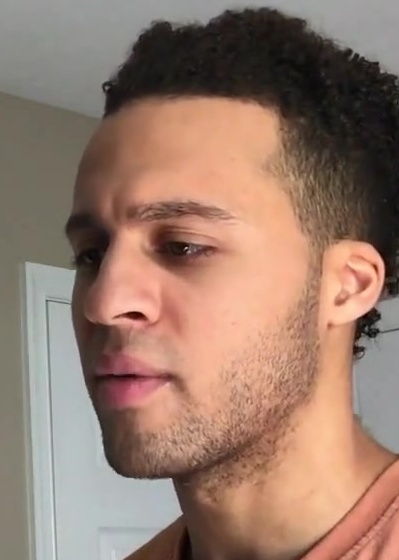
#> input picture noise_real/09_r_axqjoetave 06_0.jpg, 399 x 560 px; its folder holds only this picture in this run
$ python noise_face.py   (older library calls are emulated)
#> lines starting #> are read from the running program, lines starting #| are printed output that depends on the picture
import cv2
import numpy as np
import sys, os

#학습할 이미지 변수가 train입니다.
#work변수가 필터를 통과한 후 이미지입니다.

# 폴더 내 이미지 불러오기
folder_path = "noise_real/"
folder_list = os.listdir(folder_path)
output_dir="noise_real_output/"

for item in folder_list:  # 폴더의 파일이름 얻기

    train = cv2.imread(folder_path+item)
#> train is the input picture: shape (560, 399, 3); mean B, G, R 107.8, 122.4, 151
    print(folder_path+item)
    tmp = train.copy()
    # 필터 적용 부분 ===================================
    tmp = cv2.cvtColor(tmp, cv2.COLOR_RGB2GRAY)
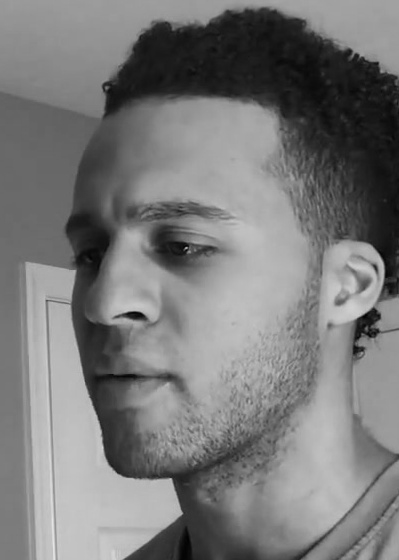
#> tmp: shape (560, 399); min 2, max 230, mean 121.3
    result = cv2.equalizeHist(tmp)
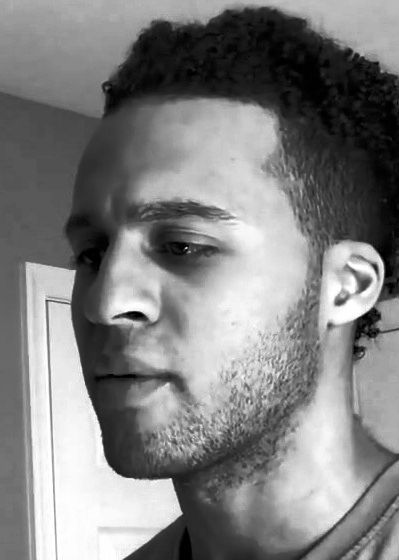
#> result: shape (560, 399); min 0, max 255, mean 128.4
    result = cv2.cvtColor(result, cv2.COLOR_GRAY2RGB)
#> result: shape (560, 399, 3)

    tmp2 = result.copy()
    tmp2 = cv2.cvtColor(tmp2, cv2.COLOR_RGB2GRAY)
    Kernel = np.array([[0, -5, 0], [-5, 21, -5], [0, -5, 0]])
    grad = cv2.filter2D(tmp2, cv2.CV_8U, Kernel)
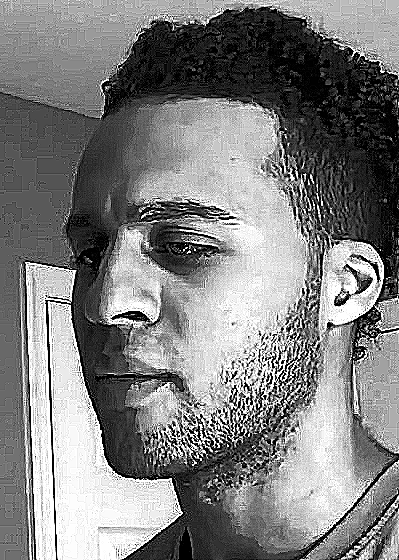
#> grad: shape (560, 399); min 0, max 255, mean 127.6
    work = grad.copy()

    #필터 적용 완료 =================================

    #필터 통과한 이미지 변수에 넣기
    #work = tmp.copy()
    output_path = output_dir+item

    # output 경로가 없으면 폴더를 생성합니다.
    if not os.path.exists(output_dir):
        os.mkdir(output_dir)

    cv2.imwrite(output_path, work)

    #이미지 출력
    # cv2.imshow("aaa", work)
    # cv2.waitKey()

$ run again, on noise_real/09_r_axqjoetave 10_0.jpg
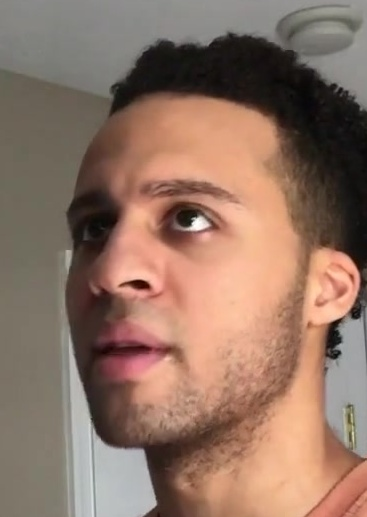
#> input picture noise_real/09_r_axqjoetave 10_0.jpg, 367 x 517 px
#> train is the input picture: shape (517, 367, 3); mean B, G, R 100.7, 115.8, 144.4
#> `tmp = cv2.cvtColor(tmp, cv2.COLOR_RGB2GRAY)`:
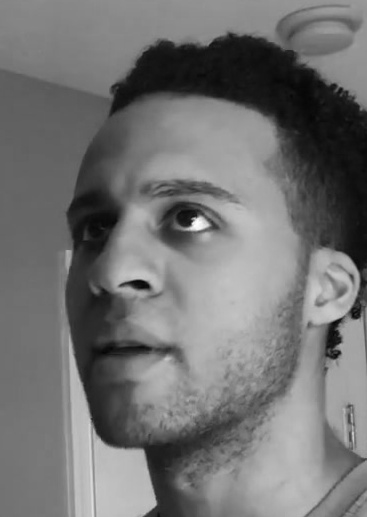
#> tmp: shape (517, 367); min 4, max 254, mean 114.6
#> `grad = cv2.filter2D(tmp2, cv2.CV_8U, Kernel)`:
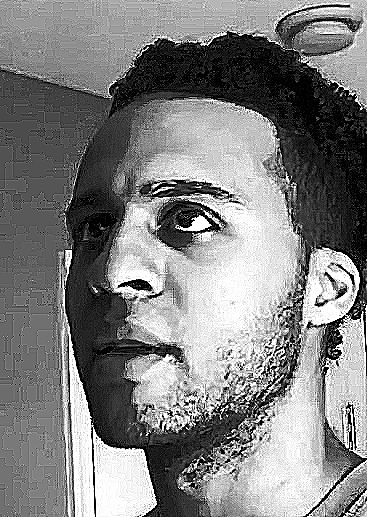
#> grad: shape (517, 367); min 0, max 255, mean 128.4

$ run again, on noise_real/09_r_axqjoetave 11_0.jpg
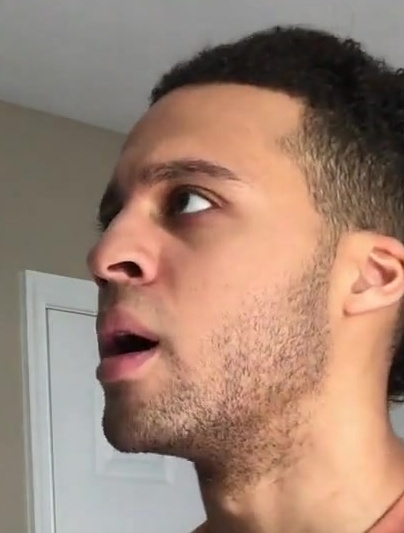
#> input picture noise_real/09_r_axqjoetave 11_0.jpg, 404 x 533 px
#> train is the input picture: shape (533, 404, 3); mean B, G, R 114.6, 130.5, 158.7
#> `tmp = cv2.cvtColor(tmp, cv2.COLOR_RGB2GRAY)`:
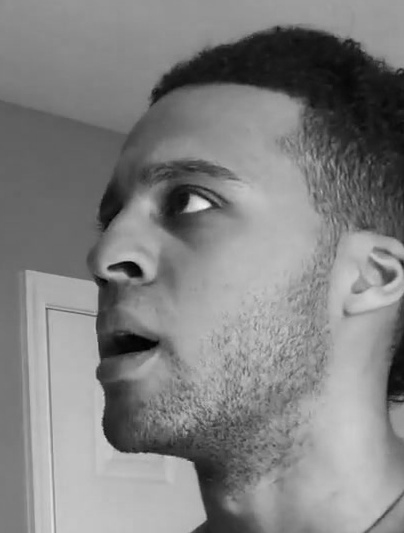
#> tmp: shape (533, 404); min 2, max 241, mean 129
#> `grad = cv2.filter2D(tmp2, cv2.CV_8U, Kernel)`:
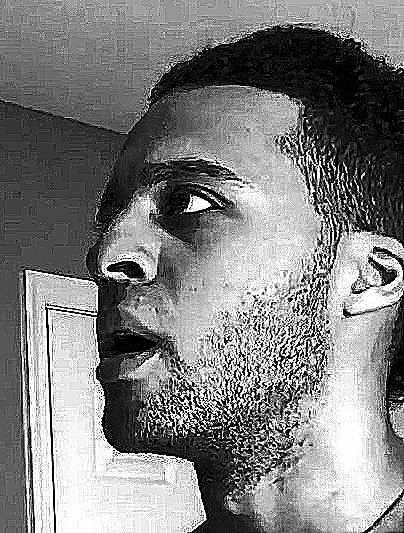
#> grad: shape (533, 404); min 0, max 255, mean 127.4

$ run again, on noise_real/09_r_axqjoetave 12_0.jpg
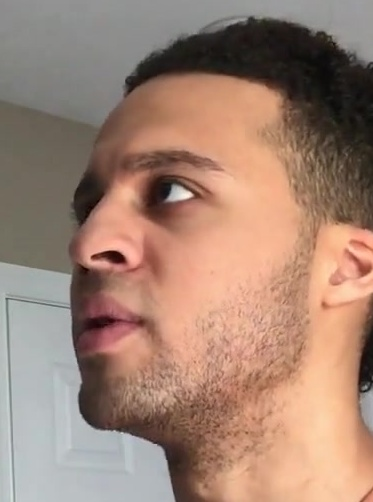
#> input picture noise_real/09_r_axqjoetave 12_0.jpg, 373 x 502 px
#> train is the input picture: shape (502, 373, 3); mean B, G, R 115.6, 131.4, 161.4
#> `tmp = cv2.cvtColor(tmp, cv2.COLOR_RGB2GRAY)`:
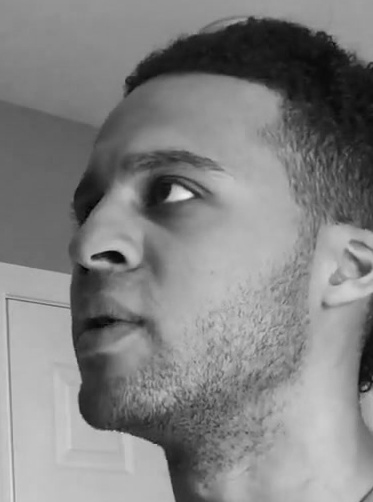
#> tmp: shape (502, 373); min 2, max 238, mean 130.1
#> `grad = cv2.filter2D(tmp2, cv2.CV_8U, Kernel)`:
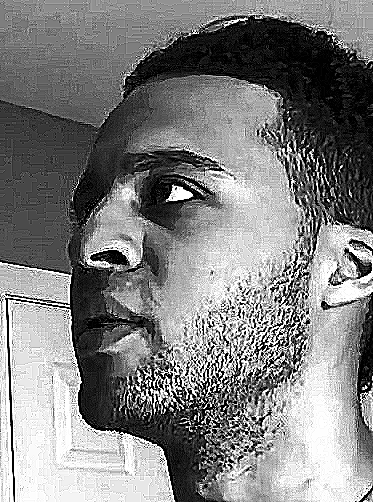
#> grad: shape (502, 373); min 0, max 255, mean 127.6

$ run again, on noise_real/09_r_axqjoetave 07_0.jpg
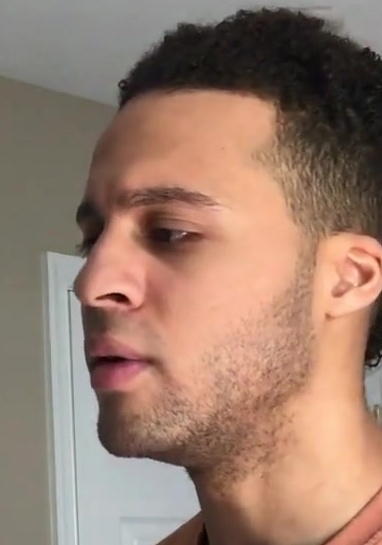
#> input picture noise_real/09_r_axqjoetave 07_0.jpg, 382 x 545 px
#> train is the input picture: shape (545, 382, 3); mean B, G, R 108.8, 124.3, 153.1
#> `tmp = cv2.cvtColor(tmp, cv2.COLOR_RGB2GRAY)`:
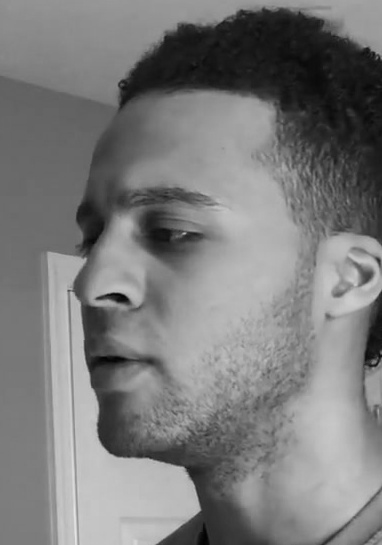
#> tmp: shape (545, 382); min 2, max 230, mean 123
#> `grad = cv2.filter2D(tmp2, cv2.CV_8U, Kernel)`:
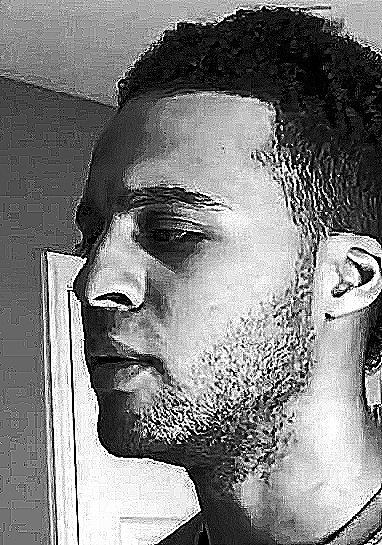
#> grad: shape (545, 382); min 0, max 255, mean 127.9
